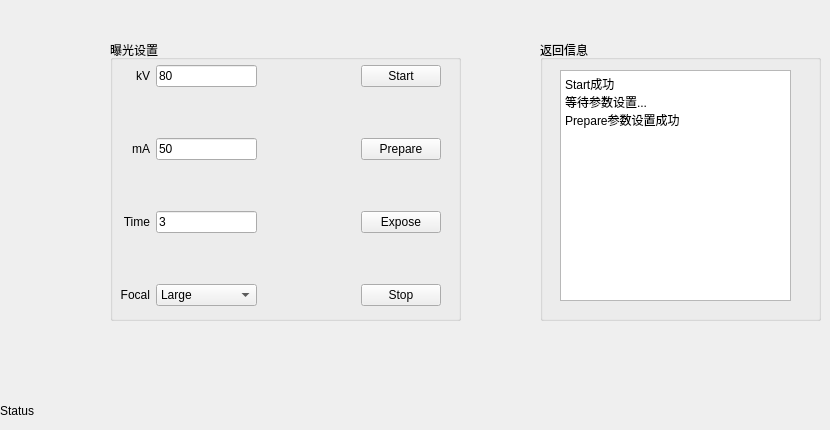
      <widget class="QWidget" name="tab_12">
       <attribute name="icon">
        <iconset>
         <normaloff>tab_高压控制器.bmp</normaloff>tab_高压控制器.bmp</iconset>
       </attribute>
       <attribute name="title">
        <string/>
       </attribute>
       <widget class="QWidget" name="gridLayoutWidget">
        <property name="geometry">
         <rect>
          <x>120</x>
          <y>20</y>
          <width>321</width>
          <height>331</height>
         </rect>
        </property>
        <layout class="QGridLayout" name="gridLayout_2">
         <property name="sizeConstraint">
          <enum>QLayout::SetDefaultConstraint</enum>
         </property>
         <item row="0" column="3">
          <spacer name="horizontalSpacer_13">
           <property name="orientation">
            <enum>Qt::Horizontal</enum>
           </property>
           <property name="sizeHint" stdset="0">
            <size>
             <width>40</width>
             <height>20</height>
            </size>
           </property>
          </spacer>
         </item>
         <item row="2" column="3">
          <spacer name="horizontalSpacer_15">
           <property name="orientation">
            <enum>Qt::Horizontal</enum>
           </property>
           <property name="sizeHint" stdset="0">
            <size>
             <width>40</width>
             <height>20</height>
            </size>
           </property>
          </spacer>
         </item>
         <item row="3" column="3">
          <spacer name="horizontalSpacer_16">
           <property name="orientation">
            <enum>Qt::Horizontal</enum>
           </property>
           <property name="sizeHint" stdset="0">
            <size>
             <width>40</width>
             <height>20</height>
            </size>
           </property>
          </spacer>
         </item>
         <item row="1" column="3">
          <spacer name="horizontalSpacer_14">
           <property name="orientation">
            <enum>Qt::Horizontal</enum>
           </property>
           <property name="sizeHint" stdset="0">
            <size>
             <width>40</width>
             <height>20</height>
            </size>
           </property>
          </spacer>
         </item>
         <item row="0" column="4">
          <spacer name="horizontalSpacer_9">
           <property name="orientation">
            <enum>Qt::Horizontal</enum>
           </property>
           <property name="sizeHint" stdset="0">
            <size>
             <width>40</width>
             <height>20</height>
            </size>
           </property>
          </spacer>
         </item>
         <item row="0" column="5">
          <widget class="QPushButton" name="btn_XrayStart">
           <property name="text">
            <string>Start</string>
           </property>
          </widget>
         </item>
         <item row="0" column="1">
          <widget class="QLineEdit" name="lineEdit_XrayKv">
           <property name="text">
            <string>80</string>
           </property>
          </widget>
         </item>
         <item row="0" column="0">
          <widget class="QLabel" name="label_16">
           <property name="focusPolicy">
            <enum>Qt::NoFocus</enum>
           </property>
           <property name="layoutDirection">
            <enum>Qt::LeftToRight</enum>
           </property>
           <property name="text">
            <string>kV</string>
           </property>
           <property name="alignment">
            <set>Qt::AlignRight|Qt::AlignTrailing|Qt::AlignVCenter</set>
           </property>
          </widget>
         </item>
         <item row="2" column="5">
          <widget class="QPushButton" name="btn_XrayExpose">
           <property name="text">
            <string>Expose</string>
           </property>
          </widget>
         </item>
         <item row="3" column="4">
          <spacer name="horizontalSpacer_12">
           <property name="orientation">
            <enum>Qt::Horizontal</enum>
           </property>
           <property name="sizeHint" stdset="0">
            <size>
             <width>40</width>
             <height>20</height>
            </size>
           </property>
          </spacer>
         </item>
         <item row="3" column="0">
          <widget class="QLabel" name="label_19">
           <property name="text">
            <string>Focal</string>
           </property>
           <property name="alignment">
            <set>Qt::AlignRight|Qt::AlignTrailing|Qt::AlignVCenter</set>
           </property>
          </widget>
         </item>
         <item row="3" column="5">
          <widget class="QPushButton" name="btn_XrayStop">
           <property name="text">
            <string>Stop</string>
           </property>
          </widget>
         </item>
         <item row="1" column="1">
          <widget class="QLineEdit" name="lineEdit_XrayMa">
           <property name="text">
            <string>50</string>
           </property>
          </widget>
         </item>
         <item row="2" column="1">
          <widget class="QLineEdit" name="lineEdit_XrayTime">
           <property name="text">
            <string>3</string>
           </property>
          </widget>
         </item>
         <item row="1" column="4">
          <spacer name="horizontalSpacer_10">
           <property name="orientation">
            <enum>Qt::Horizontal</enum>
           </property>
           <property name="sizeHint" stdset="0">
            <size>
             <width>40</width>
             <height>20</height>
            </size>
           </property>
          </spacer>
         </item>
         <item row="1" column="5">
          <widget class="QPushButton" name="btn_XrayPrepare">
           <property name="text">
            <string>Prepare</string>
           </property>
          </widget>
         </item>
         <item row="2" column="0">
          <widget class="QLabel" name="label_18">
           <property name="text">
            <string>Time</string>
           </property>
           <property name="alignment">
            <set>Qt::AlignRight|Qt::AlignTrailing|Qt::AlignVCenter</set>
           </property>
          </widget>
         </item>
         <item row="2" column="4">
          <spacer name="horizontalSpacer_11">
           <property name="orientation">
            <enum>Qt::Horizontal</enum>
           </property>
           <property name="sizeHint" stdset="0">
            <size>
             <width>40</width>
             <height>20</height>
            </size>
           </property>
          </spacer>
         </item>
         <item row="1" column="0">
          <widget class="QLabel" name="label_17">
           <property name="text">
            <string>mA</string>
           </property>
           <property name="alignment">
            <set>Qt::AlignRight|Qt::AlignTrailing|Qt::AlignVCenter</set>
           </property>
          </widget>
         </item>
         <item row="3" column="1">
          <widget class="QComboBox" name="comboBox_XrayFcoal">
           <item>
            <property name="text">
             <string>Large</string>
            </property>
           </item>
           <item>
            <property name="text">
             <string>Small</string>
            </property>
           </item>
          </widget>
         </item>
         <item row="1" column="2">
          <spacer name="horizontalSpacer_18">
           <property name="orientation">
            <enum>Qt::Horizontal</enum>
           </property>
           <property name="sizeHint" stdset="0">
            <size>
             <width>40</width>
             <height>20</height>
            </size>
           </property>
          </spacer>
         </item>
         <item row="0" column="2">
          <spacer name="horizontalSpacer_17">
           <property name="orientation">
            <enum>Qt::Horizontal</enum>
           </property>
           <property name="sizeHint" stdset="0">
            <size>
             <width>40</width>
             <height>20</height>
            </size>
           </property>
          </spacer>
         </item>
        </layout>
       </widget>
       <widget class="QLabel" name="label_XrayStatus">
        <property name="geometry">
         <rect>
          <x>0</x>
          <y>400</y>
          <width>61</width>
          <height>21</height>
         </rect>
        </property>
        <property name="text">
         <string>Status</string>
        </property>
       </widget>
       <widget class="QTextEdit" name="textEdit_XrayLog">
        <property name="geometry">
         <rect>
          <x>560</x>
          <y>70</y>
          <width>231</width>
          <height>231</height>
         </rect>
        </property>
        <property name="html">
         <string>&lt;!DOCTYPE HTML PUBLIC &quot;-//W3C//DTD HTML 4.0//EN&quot; &quot;http://www.w3.org/TR/REC-html40/strict.dtd&quot;&gt;
&lt;html&gt;&lt;head&gt;&lt;meta name=&quot;qrichtext&quot; content=&quot;1&quot; /&gt;&lt;style type=&quot;text/css&quot;&gt;
p, li { white-space: pre-wrap; }
&lt;/style&gt;&lt;/head&gt;&lt;body style=&quot; font-family:'SimSun'; font-size:9pt; font-weight:400; font-style:normal;&quot;&gt;
&lt;p style=&quot; margin-top:0px; margin-bottom:0px; margin-left:0px; margin-right:0px; -qt-block-indent:0; text-indent:0px;&quot;&gt;Start成功&lt;/p&gt;
&lt;p style=&quot; margin-top:0px; margin-bottom:0px; margin-left:0px; margin-right:0px; -qt-block-indent:0; text-indent:0px;&quot;&gt;等待参数设置...&lt;/p&gt;
&lt;p style=&quot; margin-top:0px; margin-bottom:0px; margin-left:0px; margin-right:0px; -qt-block-indent:0; text-indent:0px;&quot;&gt;Prepare参数设置成功&lt;/p&gt;&lt;/body&gt;&lt;/html&gt;</string>
        </property>
       </widget>
       <widget class="QGroupBox" name="groupBox">
        <property name="geometry">
         <rect>
          <x>110</x>
          <y>40</y>
          <width>351</width>
          <height>281</height>
         </rect>
        </property>
        <property name="title">
         <string>曝光设置</string>
        </property>
       </widget>
       <widget class="QGroupBox" name="groupBox_2">
        <property name="geometry">
         <rect>
          <x>540</x>
          <y>40</y>
          <width>281</width>
          <height>281</height>
         </rect>
        </property>
        <property name="title">
         <string>返回信息</string>
        </property>
       </widget>
       <zorder>groupBox</zorder>
       <zorder>groupBox_2</zorder>
       <zorder>gridLayoutWidget</zorder>
       <zorder>label_XrayStatus</zorder>
       <zorder>textEdit_XrayLog</zorder>
      </widget>
